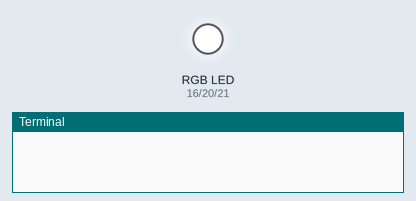
Recording of a program running on a simulated Raspberry Pi (BCM pin numbers). Shown: an RGB LED mixed from three pins (HIGH = lit), the last lines printed to the terminal. Requests to the public web service named in the program get a made-up reply in its usual format after 0.4 s (London, UTC, broken clouds, 64 % humidity, 1013 hPa unless stated). At 2.4 s the program stops and its outputs stay as they are.

Above: at 0.1 s.
At 2.5 s:
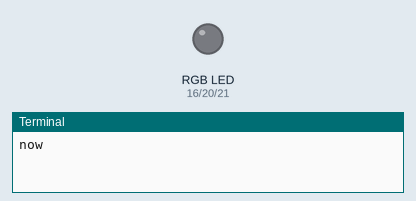
Timing chart, 0 to 3.9 s (numbered marks = the images above):
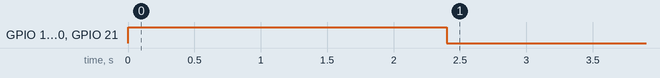

The program:

09_rgb_cheer2.py
```python
# 09_rgb_cheer.py
# uses the GPIO pins to control an RGB LED

import RPi.GPIO as GPIO
import time
import urllib

# set LED pins
red = 16
green = 20
blue = 21

RED = 100, 0, 0
GREEN = 0, 100, 0
BLUE = 0, 0, 100
CYAN = 0, 50, 100
WHITE = 50, 50, 50
WARMWHITE = 100, 100, 100
PURPLE = 50, 0, 100
MAGENTA = 100, 0, 100
YELLOW = 100, 100, 0
ORANGE = 100, 50, 0

# Setup parameters
cheerlights_url = "http://api.thingspeak.com/channels/1417/field/1/last.txt"
colour_map = {"red":(100,0,0),
             "green":(0,100,0),
             "blue":(0,0,100),
             "cyan":(0,50,100),
             "white":(50,50,50),
             "warmwhite":(100,100,100),
             "purple":(50,0,100),
             "magenta":(100,0,100),
             "yellow":(100,100,0),
             "orange":(100,50,0)}


# Configure the Pi to use the BCM (Broadcom) pin names, rather than the pin positions
GPIO.setmode(GPIO.BCM)
GPIO.setwarnings(False)
GPIO.setup(red, GPIO.OUT)
GPIO.setup(green, GPIO.OUT)
GPIO.setup(blue, GPIO.OUT)

# Start Pulse Width Modulation (PWM) on the red, green and blue channels to
# control the brightness of the LEDs.
# Follow this link for more info on PWM: http://en.wikipedia.org/wiki/Pulse-width_modulation
pwmRed = GPIO.PWM(red, 500)
pwmRed.start(100)

pwmGreen = GPIO.PWM(green, 500)
pwmGreen.start(100)

pwmBlue = GPIO.PWM(blue, 500)
pwmBlue.start(100)
time.sleep(1)
print("now")

# Loop indefinitely
try:
    while True:
        cheerlights = urllib.urlopen(cheerlights_url)        # Open cheerlights file via URL
        chosen_colour = cheerlights.read()                     # Read the last cheerlights colour
        cheerlights.close()                                 # Close cheerlights file
#        colour = colour_map[chosen_colour]               # Get the LedBorg colour to use from the name

        pwmRed.ChangeDutyCycle(colour_map[chosen_colour][0])
        pwmGreen.ChangeDutyCycle(colour_map[chosen_colour][1])
        pwmBlue.ChangeDutyCycle(colour_map[chosen_colour][2])
except:                                             # If we have an error
        pass                                                # Ignore it (do nothing)
finally:                                            # Regardless of errors:
        time.sleep(1)                                       # Wait for 1 second

    # These methods called whenever a slider moves
        # change the led brightness to match the slider
  #      pwmRed.ChangeDutyCycle(float(duty))

 #       pwmGreen.ChangeDutyCycle(float(duty))

#        pwmBlue.ChangeDutyCycle(float(duty))

#try:

#except KeyboardInterrupt:
GPIO.cleanup()
```

Measured:
- by itself, GPIO 16 (red), GPIO 20 (green), GPIO 21 (blue): HIGH → LOW at 2.4 s
